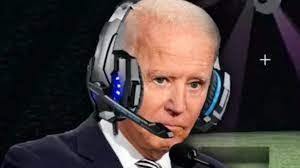
#> input picture joe.jpeg, 300 x 168 px
$ python converter.py
#> lines starting #> are read from the running program, lines starting #| are printed output that depends on the picture
from numpy import array
from PIL import Image
import matplotlib.pyplot as plt
import sys

def image_to_graph(image_name : str, pixel_size : float = 1) -> None:

#> called with image_name = 'joe.jpeg', pixel_size = 1
    npdat = array(Image.open(sys.path[0]+'/'+image_name)).tolist()
#> npdat = 168 items

    height = len(npdat)
#> height = 168
    colors = {}

    # converts image to color dictionary
    for i in range(len(npdat)):
        for j in range(len(npdat[i])):

            name = ','.join([str(c//10*10) for c in npdat[i][j]])

            # adds color key if one doesnt exist
            if name not in colors: colors[name] = []

            colors[name].append((j, height - i))
#> after the loop, colors = 1444 items

    # converts color dictionary to graph
    for color, rgb_list in colors.items(): plt.scatter([c[0] for c in rgb_list], [c[1] for c in rgb_list], color = [int(c)/255 for c in color.split(',')], s = pixel_size)
#> this loop made 1444 passes
#> color on passes 1 to 3: '0,0,10', '0,10,10', '0,0,0'

    plt.show()
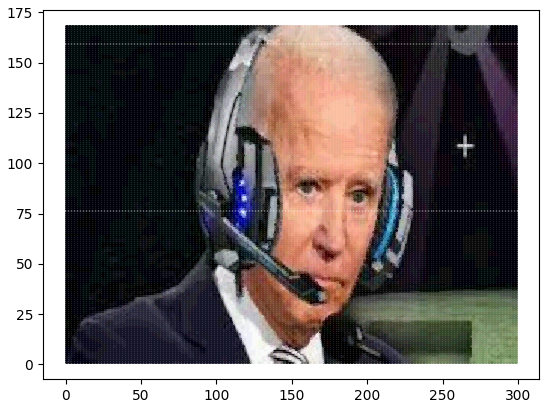
#> figure drawn by matplotlib, 1 panel

image_to_graph('joe.jpeg')
